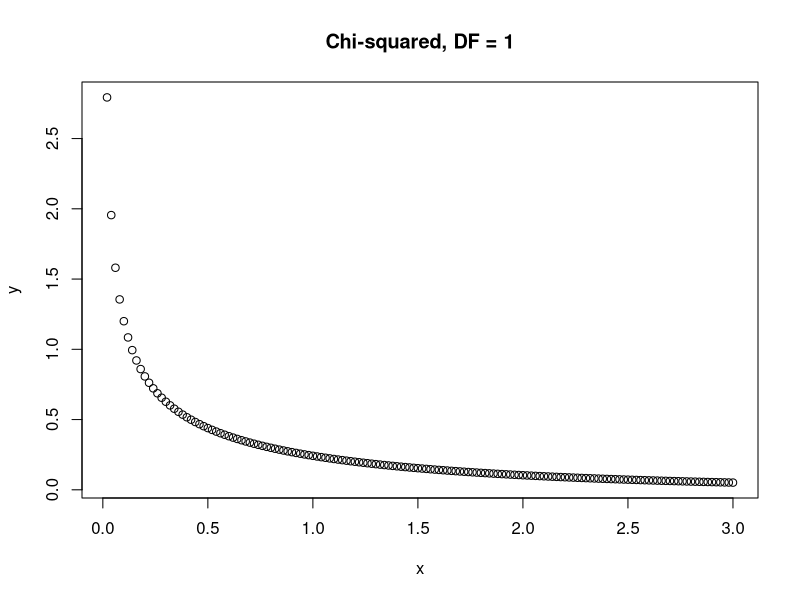

This chart was generated by the following R code:
## ---- chunk 1
pchisq(3.84,1)
## ---- chunk 2
qchisq(0.95,1)
## ---- chunk 3
x <- seq(0.02,3,by=0.02)
y <- dchisq(x,1)
plot(x,y, main = 'Chi-squared, DF = 1')
## ---- chunk 4
set.seed(1234)
rchisq(5,1)
